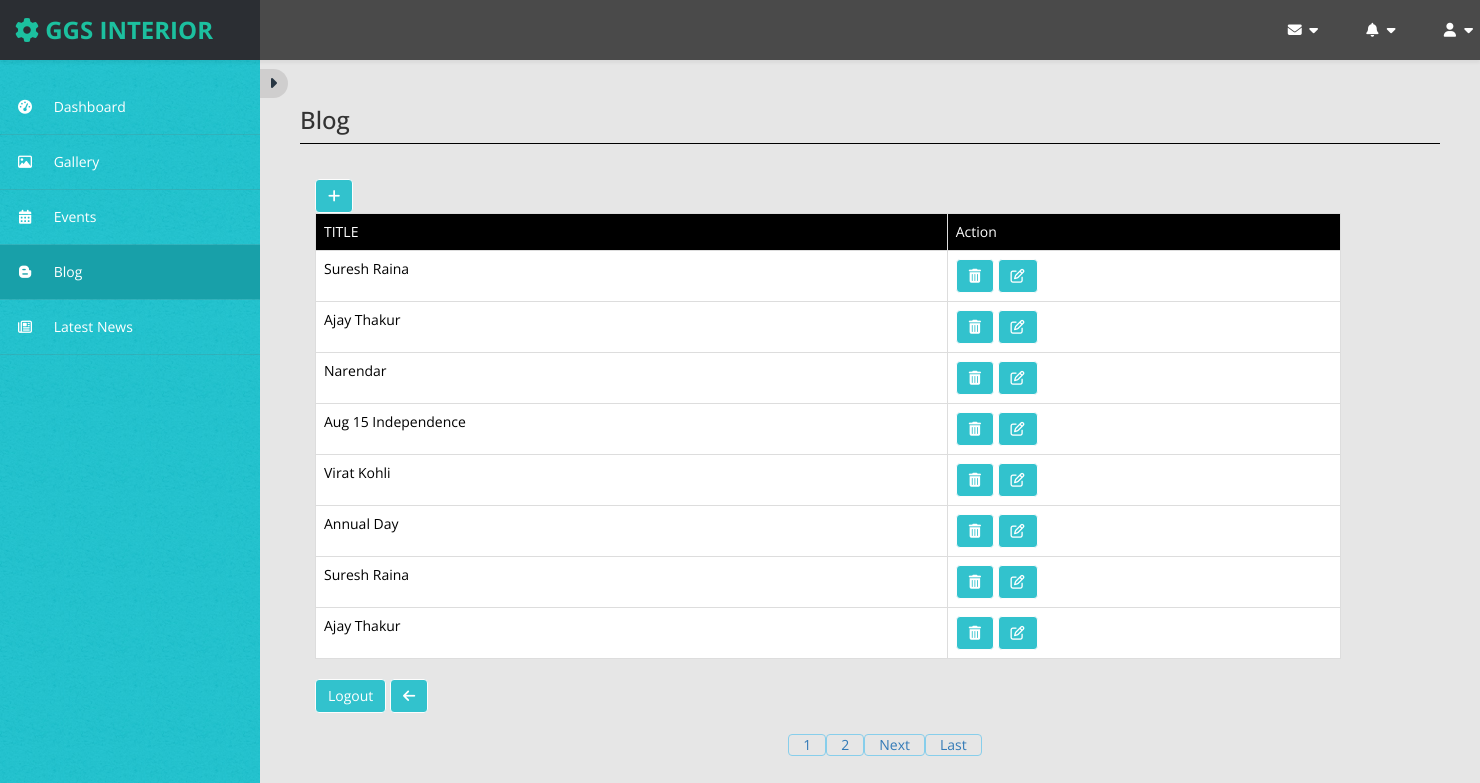
Page /admin/blog.php on the committed database.
### tables this page shows
CREATE TABLE `blog` (
  `id` int(255) NOT NULL,
  `title` varchar(255) NOT NULL,
  `image` varchar(255) NOT NULL,
  `desc` longtext NOT NULL
);

### admin/blog.php (the view, shortened to what this page needs)
<?php
include 'connection.php';
$blog=true;
$connect = mysqli_connect("localhost", "root", "", "ggs");
$record_per_page = 8;
$page = '';
if(isset($_GET["page"]))
{
 $page = $_GET["page"];
}
else
{
 $page = 1;
}
$start_from = ($page-1)*$record_per_page;
$query = "SELECT * FROM blog order by id LIMIT $start_from, $record_per_page";
$result = mysqli_query($connect, $query);
?>
<!DOCTYPE html>
<html lang="en">
<head>
</head>
<?php
include 'link.php';
include 'head.php';
?>
<body>
<div id="page-wrapper">
            <div id="page-inner">
            <h3  id="g1">Blog</h3> <div class="add">
                <div class="row">
                    <div class="col-md-12">
  <br /><br />
  <div class="container">
  <a class="btn btn-primary" href="bladd.php"><i class="fa fa-plus" aria-hidden="true"></i>
 </a>
  <br />
   <div class="table-responsive">
    <table id="tb" class="table table-bordered table table-hover">
     <tr class="tr" >
      <td id="t1">TITLE</td>
      <td id="t3">Action</td>
     </tr>
     <?php
     while($row = mysqli_fetch_array($result))
     {
     ?>
     <tr id="t2">
      <td id="title" > <?php echo $row["title"]; ?></td>
      <td><a class="btn btn-primary" href='bldel.php?id=<?php echo $row["id"]?>'  onclick="return confirm('Do Want Delete This')"><i class="fa fa-trash"></i></a>
      <a class="btn btn-primary" href='blup.php?id=<?php echo $row["id"]?>'><i class='fa fa-edit'></i></a>
     </tr>
     <?php
     }
     ?>
    </table>
    <div class="an">
    <a class="btn btn-primary" href="index.php">Logout</a>
    <a class="btn btn-primary" href="blog.php"><i class="fa fa-arrow-left"></i></a>
    </div>
    <div align="center">
    <br />
    <div class="pag col-md-12">
<?php
    $page_query = "SELECT * FROM `blog`  ORDER BY `id` ";
    $page_result = mysqli_query($con, $page_query);
    $total_records = mysqli_num_rows($page_result);
   $total_pages = ceil($total_records/$record_per_page);
    $start_loop = $page;
    for($i=$start_loop; $i<= $total_pages; $i++)
    {
     echo "<a id='anc' class='btn' href='blog.php?page=".$i."'>".$i."</a>";
    }
    if($page <  $total_pages)
    {
     echo "<a id='anc' class='btn' href='blog.php?page=".($page + 1)."'>Next</a>";
     echo "<a id='anc' class='btn' href='blog.php?page=".$total_pages."'>Last</a>";
    }
    ?>
</div>
</div>
                    </div>
                </div>
            </div>
        </div>
    </div>
</body>
</html>

### admin/link.php (shortened to what this page needs)
<head>
    <link href="assets/css/bootstrap.css" rel="stylesheet" />
    <link href="assets/css/font-awesome.css" rel="stylesheet" />
    <link href="assets/js/morris/morris-0.4.3.min.css" rel="stylesheet" />
    <link href="assets/css/custom-styles.css" rel="stylesheet" />
    <link rel="stylesheet" href="https://cdnjs.cloudflare.com/ajax/libs/font-awesome/4.7.0/css/font-awesome.min.css">
</head>
<body>
</body>

### admin/head.php (shortened to what this page needs)
<body>
    <div id="wrapper">
        <nav class="navbar navbar-default top-navbar" role="navigation">
            <div class="navbar-header">
                <a class="navbar-brand" href="dashboard.php"><i class="fa fa-gear"></i> <strong>GGS INTERIOR</strong></a>
            </div>
            <ul class="nav navbar-top-links navbar-right">
                <li class="dropdown">
                    <a class="dropdown-toggle" data-toggle="dropdown" href="#" aria-expanded="false">
                        <i class="fa fa-envelope fa-fw"></i> <i class="fa fa-caret-down"></i>
                    </a>
                        </li>
                    </ul>
                <li class="dropdown">
                    <a class="dropdown-toggle" data-toggle="dropdown" href="#" aria-expanded="false">
                        <i class="fa fa-bell fa-fw"></i> <i class="fa fa-caret-down"></i>
                    </a>
                </li>
                <li class="dropdown">
                    <a class="dropdown-toggle" data-toggle="dropdown" href="#" aria-expanded="false">
                        <i class="fa fa-user fa-fw"></i> <i class="fa fa-caret-down"></i>
                    </a>
                </li>
        </nav>
        <nav class="navbar-default navbar-side" role="navigation">
		<div id="sideNav" href=""><i class="fa fa-caret-right"></i></div>
            <div class="sidebar-collapse">
                <ul class="nav" id="main-menu">
                    <li>
                        <a <?php if(isset($dash)){ echo ' class="active-menu" '; } ?>    href="dashboard.php"><i class="fa fa-dashboard"></i> Dashboard</a>
                    </li>
                    <li>
                        <a <?php if(isset($gallery)){ echo ' class="active-menu" '; } ?> href="gallery.php"><i class="fa fa-image"></i> Gallery</a>
                    </li>
					<li>
                        <a <?php if(isset($event)){ echo ' class="active-menu" '; } ?> href="event.php" href=""><i class="fa fa-calendar" aria-hidden="true"></i>
 Events</a>
                    </li>
                    <li>
                        <a <?php if(isset($blog)){ echo ' class="active-menu" '; } ?>  href="blog.php"><i class='fab fa-blogger-b'></i>
Blog</a>
                    </li>
                    <li>
                        <a <?php if(isset($news)){ echo ' class="active-menu" '; } ?>  href="news.php"><i class="fa fa-newspaper-o" aria-hidden="true"></i>
 Latest News</a>
                    </li>
        </nav>

### admin/assets/css/custom-styles.css (style rules this page uses)
body { font-family: 'Open Sans', sans-serif; background: #32C2CD url(../img/bg-img.jpg) !important; }
#wrapper { width: 100%; }
#page-wrapper { padding: 15px 15px; min-height: 600px; background: #E6E6E6; }
#page-inner { width:100%; margin:10px 20px 10px 0px; background-color:transparent; padding:10px; min-height:1200px; }
h1, .h1, h2, .h2, h3, .h3 { margin-top: 7px; margin-bottom: -5px; }
.navbar-side { z-index: 0; }
.navbar-side .nav > li > a > i { color: #FFFFFF; padding: 8px; width: 30px; text-align: center; }
.top-navbar { position: fixed; width: 100%; z-index: 300; -webkit-box-shadow: 0 3px 3px rgba(0, 0, 0, 0.05); -moz-box-shadow: 0 3px 3px rgba(0, 0, 0, 0.05); box-shadow: 0 3px 3px rgba(0, 0, 0, 0.05); }
.navbar-side { z-index: 1; position: fixed; width: 260px; top: 80px; }
#page-wrapper { position: relative; top: 55px; }
.top-navbar { margin:0px; }
.top-navbar .navbar-brand { color: #fff; width: 260px; text-align: left; height: 60px; font-size: 24px; font-weight: 700; text-transform: uppercase; line-height: 30px; background: #24383A; }
.top-navbar .nav > li { position: relative; display: inline-block; margin: 0px; padding: 0px; }
.top-navbar .nav > li > a { position: relative; display: block; padding: 20px; color: #FFFFFF; margin: 0px; }
.active-menu { background-color: #18A0A9 !important; color: #fff !important; }
.active-menu i { color: #fff !important; }
.sidebar-collapse , .sidebar-collapse .nav { background:none; }
.sidebar-collapse .nav { padding:0; }
.sidebar-collapse .nav > li > a { color: #FFFFFF; background:transparent; text-shadow:none; }
.sidebar-collapse > .nav > li > a { padding: 12px 10px; }
.sidebar-collapse > .nav > li { border-bottom: 1px solid rgba(107, 108, 109, 0.19); }
.navbar-side { border:none; background: #32C2CD url(../img/bg-img.jpg) !important; }
.top-navbar { background: #4A4A4A; border-bottom:none; }
.top-navbar .nav > li > a > i { margin-right: 2px; }
.navbar-default { border:0px solid black; }
.navbar-header { background: transparent; }
.nav > li > a > i { margin-right:10px; color: #FFF; }
#sideNav { position: absolute; right: -28px; z-index: 3; background-color: #CFCECE; padding: 3px 9px; top: -11px; color: #283643; cursor:pointer; border-radius: 0 15px 15px 0; width: 28px; font-size: 16px; }
@media (min-width:768px) { #page-wrapper { margin: 0 0 0 260px; padding: 15px 30px; min-height: 1200px; } }
@media (min-width:768px) { .navbar-side { width: 260px; z-index: 1; } }
@media (min-width:768px) { .navbar { border-radius: 0px; } }

### admin/blog.php (style rules this page uses)
.btn-primary { color: #fff; background-color: #32C2CD; border-color: #fdfdfd; }
.table { color: black; background-color: white; }
.tr td { background-color: black; color: white; }
#anc { padding: 0px 14px; border: 1px solid skyblue; align-content: center; }
#tb { width: 90%; }
h1, .h1, h2, .h2, h3, .h3 { margin-top: 7px; margin-bottom: -5px; border-bottom: 1px solid black; padding: 10px 0; }

### rows in the picture
blog: title "Suresh Raina"
blog: title "Ajay Thakur"
blog: title "Narendar"
blog: title "Aug 15 Independence"
blog: title "Virat Kohli"
blog: title "Annual Day"
blog: title "Suresh Raina"
blog: title "Ajay Thakur"
